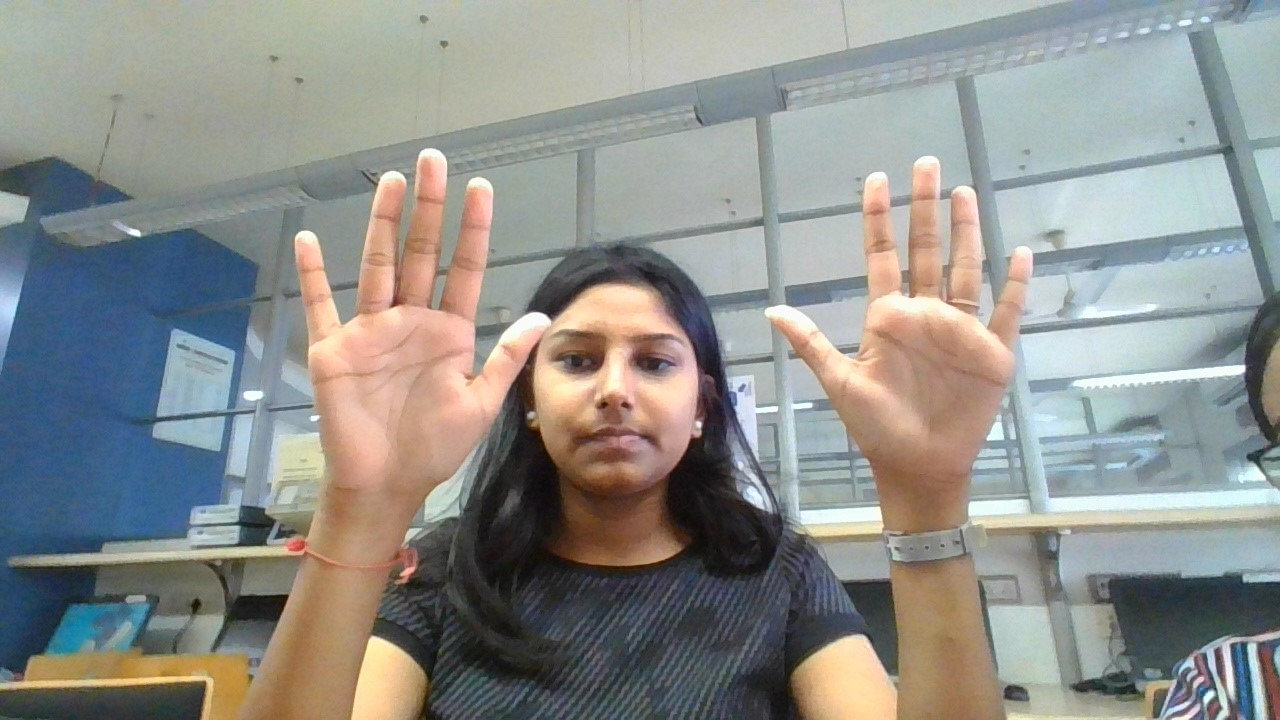
#> input picture Implementation/jpgtest.jpg, 1280 x 720 px, given in place of Write_jigyasa.mp4, which was not available
$ python PalmTracker.py
#> lines starting #> are read from the running program, lines starting #| are printed output that depends on the picture; after the words box and inside, x2 and y2 are one past the last pixel; in counts of white or black regions, pixels touching at a corner belong together; pictures that were not available may be replaced by others from this repository, and a replacement may not be noted
# organize imports
import cv2
import imutils
import numpy as np

# global variables
bg = None

def run_avg(image, aWeight):
    global bg
    # initialize the background
    if bg is None:
        bg = image.copy().astype("float")
        return

    # compute weighted average, accumulate it and update the background
    cv2.accumulateWeighted(image, bg, aWeight)

def segment(image, threshold=25):
    global bg
    # find the absolute difference between background and current frame
    diff = cv2.absdiff(bg.astype("uint8"), image)

    # threshold the diff image so that we get the foreground
    thresholded = cv2.threshold(diff,
                                threshold,
                                255,
                                cv2.THRESH_BINARY)[1]

    # get the contours in the thresholded image
    ( cnts, _) = cv2.findContours(thresholded.copy(),
                                    cv2.RETR_EXTERNAL,
                                    cv2.CHAIN_APPROX_SIMPLE)

    # return None, if no contours detected
    if len(cnts) == 0:
        return
    else:
        # based on contour area, get the maximum contour which is the hand
        segmented = max(cnts, key=cv2.contourArea)
        return (thresholded, segmented)

def main():
    # initialize weight for running average
    aWeight = 0.5

    # get the reference to the webcam
    camera = cv2.VideoCapture("D:/sem7/Project/Implementation/Write_jigyasa.mp4")

    width  = camera.get(cv2.CAP_PROP_FRAME_WIDTH)  # float
    height = camera.get(cv2.CAP_PROP_FRAME_HEIGHT) # float
    # region of interest (ROI) coordinates
    top, right, bottom, left = 10, 10, int(width-10), int(height-10)


    # initialize num of frames
    num_frames = 0
    image_num = 0

    start_recording = False

    # keep looping, until interrupted
    while(True):
        # get the current frame
        (grabbed, frame) = camera.read()
#> frame is the input picture: shape (720, 1280, 3); mean B, G, R 140.3, 144.1, 143.3
        if (grabbed == True):

            # resize the frame
            frame = imutils.resize(frame, width=700)
#> frame: shape (393, 700, 3)

            # flip the frame so that it is not the mirror view
            frame = cv2.flip(frame, 1)
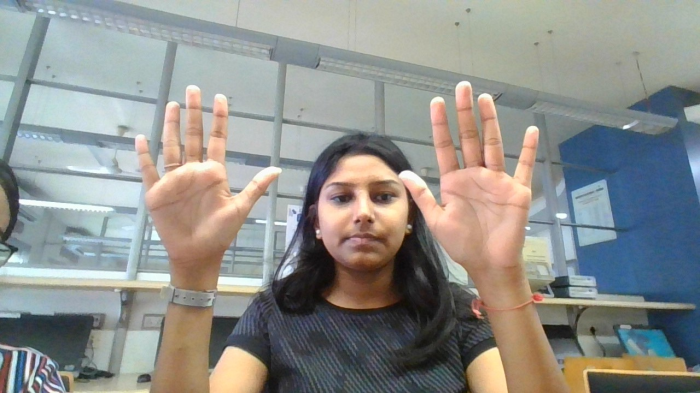
#> frame: shape (393, 700, 3); mean B, G, R 140.3, 144.1, 143.3

            # clone the frame
            clone = frame.copy()

            # get the height and width of the frame
            (height, width) = frame.shape[:2]
#> height = 393; width = 700

            # get the ROI
            roi = frame[top:bottom, right:left]
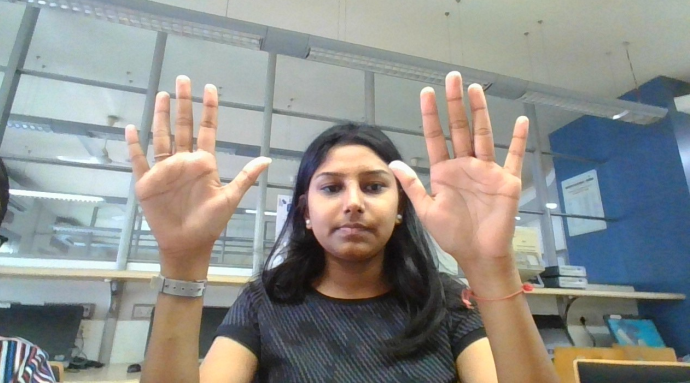
#> roi: shape (383, 690, 3); mean B, G, R 139.3, 143.1, 142.6

            # convert the roi to grayscale and blur it
            gray = cv2.cvtColor(roi, cv2.COLOR_BGR2GRAY)
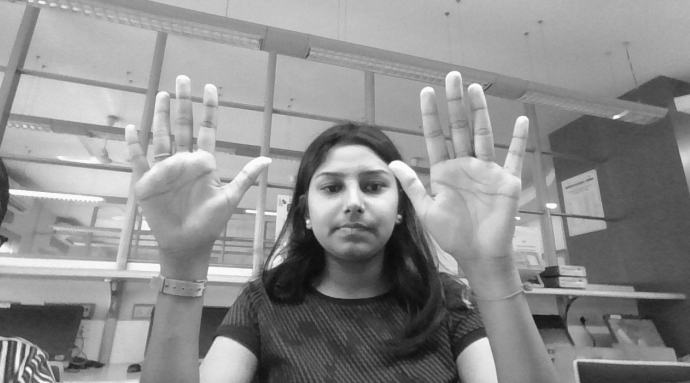
#> gray: shape (383, 690); min 11, max 253, mean 142.5
            gray = cv2.GaussianBlur(gray, (7, 7), 0)

            # to get the background, keep looking till a threshold is reached
            # so that our running average model gets calibrated
            if num_frames < 30:
                run_avg(gray, aWeight)
                print(num_frames)
            else:
                if num_frames == 30:
                    start_recording = True
                # segment the hand region
                hand = segment(gray)

                # check whether hand region is segmented
                if hand is not None:
                    # if yes, unpack the thresholded image and
                    # segmented region
                    (thresholded, segmented) = hand

                    # draw the segmented region and display the frame
                    cv2.drawContours(clone, [segmented + (right, top)], -1, (0, 0, 255))
                    if start_recording:

                        # Mention the directory in which you wanna store the images followed by the image name
                        cv2.imwrite("D:/sem7/Project/Implementation/VideoFrame/ok/ok" + str(image_num) + '.png', thresholded)
                        image_num += 1
                        print(image_num)
                    cv2.imshow("Thesholded", thresholded)

            # draw the segmented hand
            cv2.rectangle(clone, (left, top), (right, bottom), (0,255,0), 2)
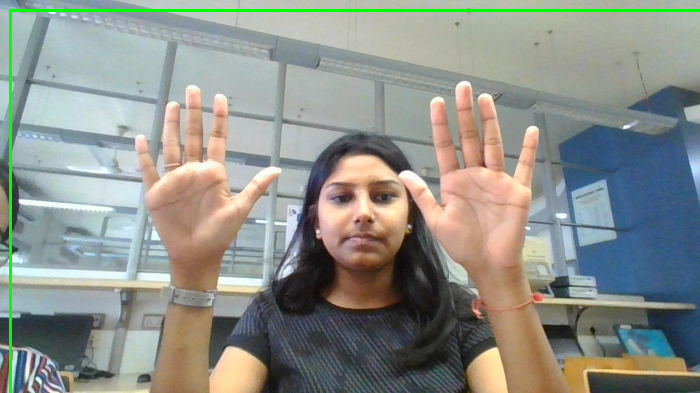
#> clone: shape (393, 700, 3); 1.17% of pixels changed, all inside (x1, y1, x2, y2) = (9, 9, 700, 393)

            # increment the number of frames
            num_frames += 1

            # display the frame with segmented hand
            cv2.imshow("Video Feed", clone)

            # observe the keypress by the user
            keypress = cv2.waitKey(1) & 0xFF
#> (key q is pressed here)

            # if the user pressed "q", then stop looping
            if keypress == ord("q") or image_num > 100:
                break

            #if keypress == ord("s"):
                #start_recording = True

        else:
            print("[Warning!] Error input, Please check your(camra Or video)")
            break
main()

#free up memory
#camera.release()
#cv2.destroyAllWindows()
